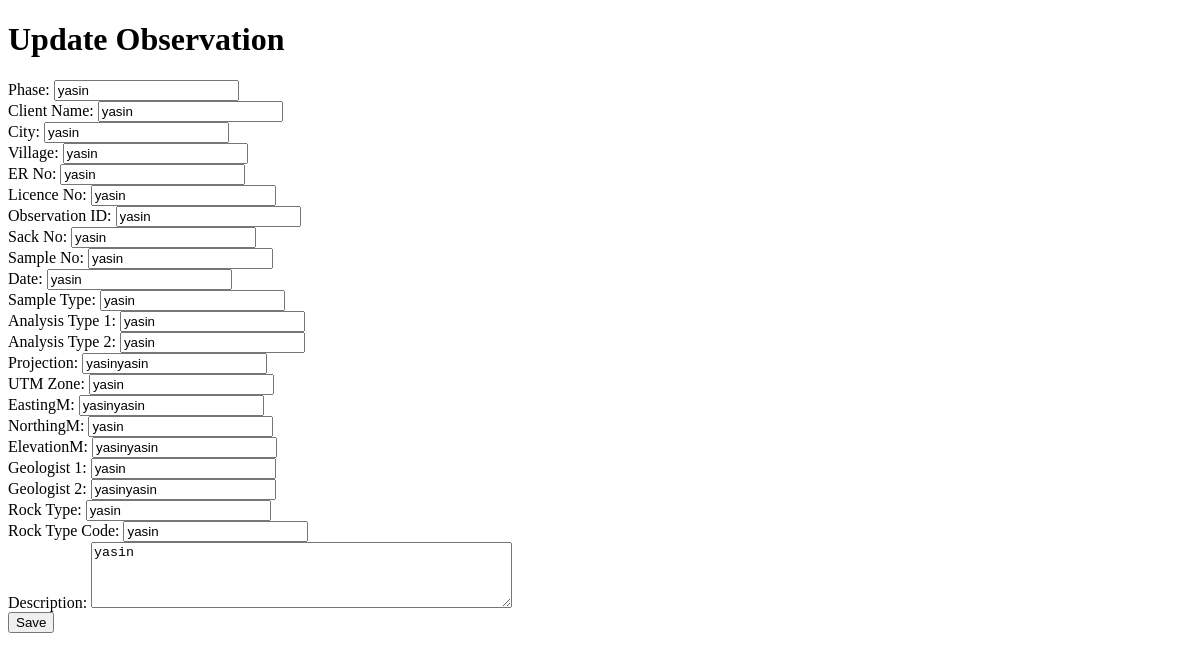
Page /observations/update/2/ on the earlier database version.
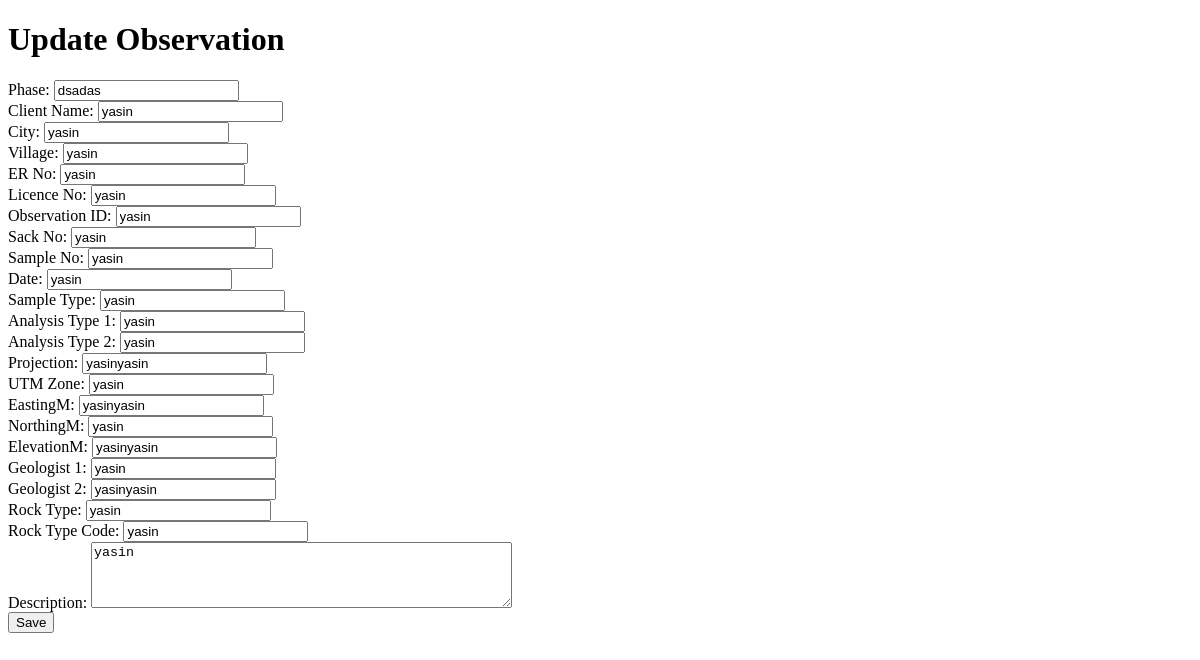
Same page on the later database version.
### demo/models.py (models this page shows)
class Observation(models.Model):
    Phase=models.CharField(max_length=255)
    ClientName = models.CharField(max_length=255)
    City = models.CharField(max_length=255)
    Village = models.CharField(max_length=255)
    ER_No = models.CharField(max_length=255)
    Licence_No = models.CharField(max_length=255)
    Phase = models.CharField(max_length=255)
    ObservationID = models.CharField(max_length=255)
    SackNo = models.CharField(max_length=255)
    SampleNo = models.CharField(max_length=255)
    Date = models.CharField(max_length=255)
    SampleType = models.CharField(max_length=255)
    AnalysisType1 = models.CharField(max_length=255)
    AnalysisType2 = models.CharField(max_length=255)
    Projection = models.CharField(max_length=255)
    UTMZone = models.CharField(max_length=255)
    EastingM = models.CharField(max_length=255)
    NorthingM = models.CharField(max_length=255)
    ElevationM = models.CharField(max_length=255)
    Geologist1 = models.CharField(max_length=255)
    Geologist2 = models.CharField(max_length=255)
    RockType = models.CharField(max_length=255)
    RockTypeCode = models.CharField(max_length=255)
    Description = models.TextField()

### demo/views.py (the view)
# urls.py: path('observations/update/<int:observation_id>/', views.observation_update, name='observation_update'),
def observation_update(request, observation_id):
    observation = get_object_or_404(Observation, id=observation_id)
    if request.method == 'POST':
        form = ObservationForm(request.POST, instance=observation)
        if form.is_valid():
            form.save()
            return redirect('observation_list')  # Redirect to the observation list after updating
    else:
        form = ObservationForm(instance=observation)
    return render(request, 'observation_update.html', {'form': form, 'observation': observation})

### demo/forms.py
class ObservationForm(forms.ModelForm):
    class Meta:
        model = Observation
        fields = '__all__'

### templates/observation_update.html (shortened to what this page needs)
<!DOCTYPE html>
<html>
<head>
</head>
<body>
    <h1>Update Observation</h1>
    <form method="post">
        <label for="Phase">Phase:</label>
        <input type="text" name="Phase" value="{{ observation.Phase }}" required><br>
        <label for="ClientName">Client Name:</label>
        <input type="text" name="ClientName" value="{{ observation.ClientName }}" required><br>
        <label for="City">City:</label>
        <input type="text" name="City" value="{{ observation.City }}" required><br>
        <label for="Village">Village:</label>
        <input type="text" name="Village" value="{{ observation.Village }}" required><br>
        <label for="ER_No">ER No:</label>
        <input type="text" name="ER_No" value="{{ observation.ER_No }}" required><br>
        <label for="Licence_No">Licence No:</label>
        <input type="text" name="Licence_No" value="{{ observation.Licence_No }}" required><br>
        <label for="ObservationID">Observation ID:</label>
        <input type="text" name="ObservationID" value="{{ observation.ObservationID }}" required><br>
        <label for="SackNo">Sack No:</label>
        <input type="text" name="SackNo" value="{{ observation.SackNo }}" required><br>
        <label for="SampleNo">Sample No:</label>
        <input type="text" name="SampleNo" value="{{ observation.SampleNo }}" required><br>
        <label for="Date">Date:</label>
        <input type="text" name="Date" value="{{ observation.Date }}" required><br>
        <label for="SampleType">Sample Type:</label>
        <input type="text" name="SampleType" value="{{ observation.SampleType }}" required><br>
        <label for="AnalysisType1">Analysis Type 1:</label>
        <input type="text" name="AnalysisType1" value="{{ observation.AnalysisType1 }}" required><br>
        <label for="AnalysisType2">Analysis Type 2:</label>
        <input type="text" name="AnalysisType2" value="{{ observation.AnalysisType2 }}" required><br>
        <label for="Projection">Projection:</label>
        <input type="text" name="Projection" value="{{ observation.Projection }}" required><br>
        <label for="UTMZone">UTM Zone:</label>
        <input type="text" name="UTMZone" value="{{ observation.UTMZone }}" required><br>
        <label for="EastingM">EastingM:</label>
        <input type="text" name="EastingM" value="{{ observation.EastingM }}" required><br>
        <label for="NorthingM">NorthingM:</label>
        <input type="text" name="NorthingM" value="{{ observation.NorthingM }}" required><br>
        <label for="ElevationM">ElevationM:</label>
        <input type="text" name="ElevationM" value="{{ observation.ElevationM }}" required><br>
        <label for="Geologist1">Geologist 1:</label>
        <input type="text" name="Geologist1" value="{{ observation.Geologist1 }}" required><br>
        <label for="Geologist2">Geologist 2:</label>
        <input type="text" name="Geologist2" value="{{ observation.Geologist2 }}" required><br>
        <label for="RockType">Rock Type:</label>
        <input type="text" name="RockType" value="{{ observation.RockType }}" required><br>
        <label for="RockTypeCode">Rock Type Code:</label>
        <input type="text" name="RockTypeCode" value="{{ observation.RockTypeCode }}" required><br>
        <label for="Description">Description:</label>
        <textarea name="Description" rows="4" cols="50" required>{{ observation.Description }}</textarea><br>
        <button type="submit">Save</button>
    </form>
</body>
</html>

Differences in the rows shown:
changed Observation "yasin": Phase "yasin" → "dsadas"
